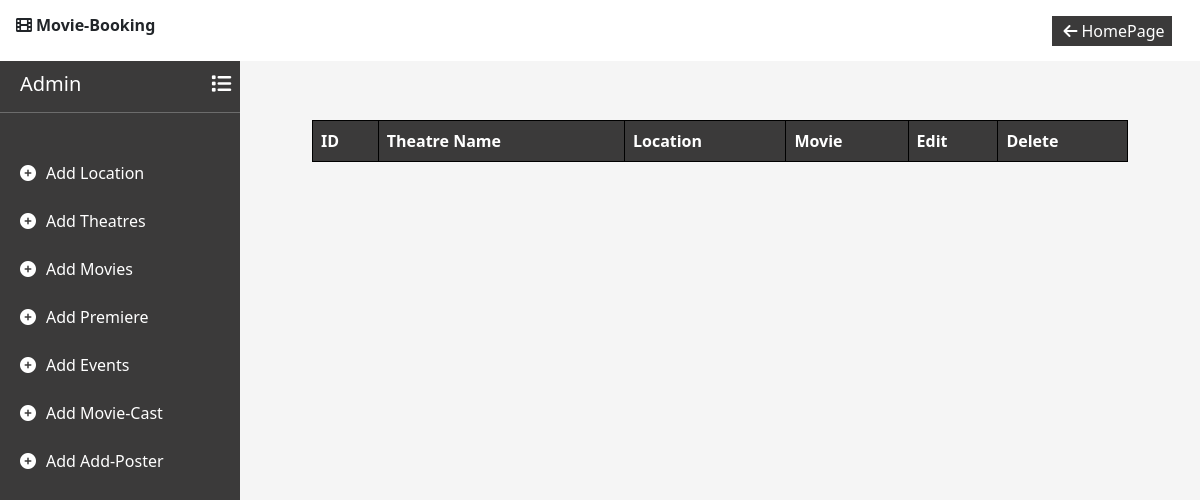
The app's page /theatreManage/, older data.
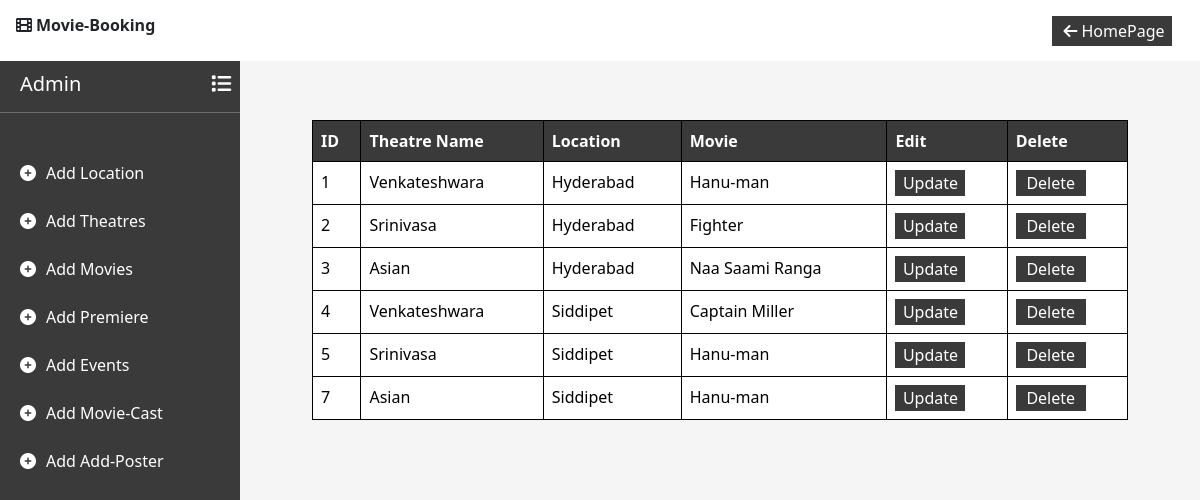
The same page, newer data.
### movie/models.py (models this page shows)
class Theatre(models.Model):
    theatre_name = models.CharField(max_length=50)
    location = models.ForeignKey(Location, on_delete=models.CASCADE)
    movie = models.ForeignKey(Movie, on_delete=models.CASCADE)

class Location(models.Model):
    location = models.CharField(max_length=50)
    movie = models.ForeignKey(Movie, on_delete=models.CASCADE)

class Movie(models.Model):
    movie_name = models.CharField(max_length=50)
    duration = models.CharField(max_length=10)
    type = models.CharField(max_length=100)
    release_date = models.CharField(max_length=20)
    languages = models.CharField(max_length=50)
    movie_poster = models.ImageField(upload_to='images')
    dimension = models.CharField(max_length=50)
    about_movie = models.TextField(max_length=500)

### movie/views.py (the view)
# urls.py: path('theatreManage/',views.theatreManage),
def theatreManage(request):
    context={}
    theatre = Theatre.objects.all()
    context["theatres"] = theatre
    return render(request,"theatreManage.html",context)

### movie/templates/theatreManage.html (shortened to what this page needs)
<!DOCTYPE html>
<html lang="en">
<head>
    <link href="https://cdn.jsdelivr.net/npm/bootstrap@5.3.2/dist/css/bootstrap.min.css" rel="stylesheet">
    <link rel="stylesheet" href="https://cdnjs.cloudflare.com/ajax/libs/font-awesome/6.0.0/css/all.min.css">
</head>
<body>
    <nav class="navbar navbar-expand-lg d-flex flex-row bg-white fixed-top">
        <div class="container-fluid justify-content-start">
            <p class="fonticon"><i class="fa-solid fa-film mx-1"></i>Movie-Booking</p>
        </div>
        <div class="container-fluid justify-content-end mx-3">
            <button type="button" id="logbtn" onclick="back()"><i class="fa-solid fa-arrow-left mx-1"></i>HomePage</button>
        </div>
    </nav>
    <div class="sidebar">
        <div class="sidebar-content">
            <h5 class="admin">Admin<i class="fa-solid fa-list"></i></h5><hr>
        </div>
        <P class="links"><i class="fa-solid fa-circle-plus"></i><a href="/addLocation/" class="addlink">Add Location</a></P>
        <P class="links"><i class="fa-solid fa-circle-plus"></i><a href="/addTheatre/" class="addlink">Add Theatres</a></P>
        <P class="links"><i class="fa-solid fa-circle-plus"></i><a href="/addMovies/" class="addlink">Add Movies</a></P>
        <P class="links"><i class="fa-solid fa-circle-plus"></i><a href="/addPremiere/" class="addlink">Add Premiere</a></P>
        <P class="links"><i class="fa-solid fa-circle-plus"></i><a href="/addEvents/" class="addlink">Add Events</a></P>
        <P class="links"><i class="fa-solid fa-circle-plus"></i><a href="/addCast/" class="addlink">Add Movie-Cast</a></P>
        <P class="links"><i class="fa-solid fa-circle-plus"></i><a href="/addPoster/" class="addlink">Add Add-Poster</a></P>
    </div>
    <div class="content">
        <div class="container d-flex align-items-center justify-content-center">
            <div class="table-responsive">
                <table class="table">
                    <tr>
                        <th>ID</th>
                        <th>Theatre Name</th>
                        <th>Location</th>
                        <th>Movie</th>
                        <th>Edit</th>
                        <th>Delete</th>
                    </tr>
                    {% for theatre in theatres %}
                    <tr>
                        <td>{{theatre.id}}</td>
                        <td>{{theatre.theatre_name}}</td>
                        <td>{{theatre.location.location}}</td>
                        <td>{{theatre.movie.movie_name}}</td>
                        <td><button class="edbtn"><a href="/edittheatre/{{theatre.id}}/" class="hrefbtn">Update</a></button></td>
                        <td><button class="edbtn" onclick="deleteTheatre()"><a href="/deletetheatre/{{theatre.id}}/" class="hrefbtn">Delete</a></button></td>
                    </tr>
                    {% endfor %}
                </table>
            </div>
        </div>
    </div>
</body>
</html>

### movie/templates/theatreManage.html (style rules this page uses)
body { background-color: whitesmoke; }
#logbtn { border: none; background-color: rgb(59, 58, 58); color: white; width: 120px; height: 30px; }
.sidebar { width: 20%; background-color: rgb(59, 58, 58); color: white; height: 100vh; position: fixed; display: flex; flex-direction: column; }
.sidebar-content { padding-top: 30%; }
.admin { margin-left: 20px }
.fa-solid.fa-list { margin-left: 130px; }
hr { margin-bottom: 20%; }
.fonticon { font-weight: 700; margin-top: 5px; }
.addlink { color: white; text-decoration: none; margin-left: 10px; }
.fa-solid.fa-circle-plus { margin-left: 20px; }
.links { margin-bottom: 10%; }
.content { width: 70%; margin-top: 10%; margin-left: 25%; margin-right: 5%; position: absolute; }
.table-responsive { width: 100%; }
.table { border: 1px solid black !important; }
.table tr,.table th, .table td { border: 1px solid black !important; }
.table th { background-color: rgb(59, 58, 58); color: white; }
.edbtn { width: 70px; height: 26px; background-color: rgb(59, 58, 58); color: white !important; border: none; }
.hrefbtn { text-decoration: none; color: white; }

Row changes from the older to the newer data that the page shows:
added Theatre: id "1", theatre_name "Venkateshwara", location.location "Hyderabad", movie.movie_name "Hanu-man"
added Theatre: id "2", theatre_name "Srinivasa", location.location "Hyderabad", movie.movie_name "Fighter"
added Theatre: id "3", theatre_name "Asian", location.location "Hyderabad", movie.movie_name "Naa Saami Ranga"
added Theatre: id "4", theatre_name "Venkateshwara", location.location "Siddipet", movie.movie_name "Captain Miller"
added Theatre: id "5", theatre_name "Srinivasa", location.location "Siddipet", movie.movie_name "Hanu-man"
added Theatre: id "7", theatre_name "Asian", location.location "Siddipet", movie.movie_name "Hanu-man"
